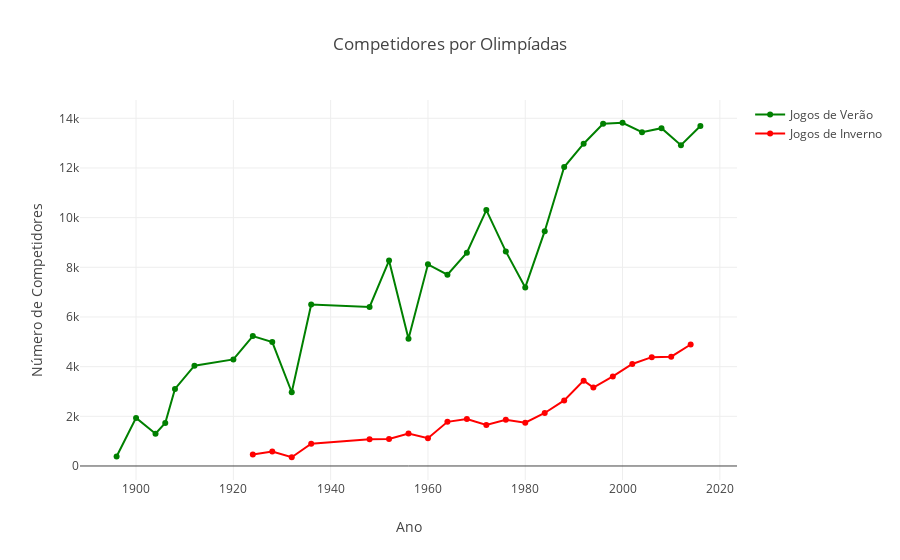

Notebook source saved alongside this figure:
### Code cell
olympic_athletes = ATHLETE_EVENTS_CSV.groupby('Year')['Season'].value_counts()

olympics_df = pd.DataFrame(
    data = {'Athletes': olympic_athletes.values},
    index = olympic_athletes.index
).reset_index()


plot_summer_winter_athletes(olympics_df)

### Figure 1 — Plotly figure (JSON) as saved in the notebook; plotly's stock layout.template omitted (floating-point values rounded to 4 significant figures)
{"data": [{"marker": {"color": "Green"}, "mode": "markers+lines", "name": "Jogos de Verão", "type": "scatter", "uid": "573c6b2e-6865-4b48-a582-bc5b976f968c", "x": [1896, 1900, 1904, 1906, 1908, 1912, 1920, 1924, 1928, 1932, 1936, 1948, 1952, 1956, 1960, 1964, 1968, 1972, 1976, 1980, 1984, 1988, 1992, 1996, 2000, 2004, 2008, 2012, 2016], "y": [380, 1936, 1301, 1733, 3101, 4040, 4292, 5233, 4992, 2969, 6506, 6405, 8270, 5127, 8119, 7702, 8588, 10304, 8641, 7191, 9454, 12037, 12977, 13780, 13821, 13443, 13602, 12920, 13688]}, {"marker": {"color": "Red"}, "mode": "markers+lines", "name": "Jogos de Inverno", "type": "scatter", "uid": "2c78b3a2-82d4-4ad5-87ef-d3a194d77eec", "x": [1924, 1928, 1932, 1936, 1948, 1952, 1956, 1960, 1964, 1968, 1972, 1976, 1980, 1984, 1988, 1992, 1994, 1998, 2002, 2006, 2010, 2014], "y": [460, 582, 352, 895, 1075, 1088, 1307, 1116, 1778, 1891, 1655, 1861, 1746, 2134, 2639, 3436, 3160, 3605, 4109, 4382, 4402, 4891]}], "layout": {"hovermode": "closest", "title": {"text": "Competidores por Olimpíadas"}, "xaxis": {"showticklabels": true, "title": {"text": "Ano"}}, "yaxis": {"title": {"text": "Número de Competidores"}}}}
